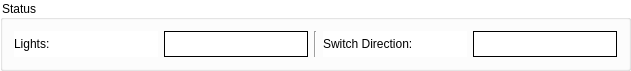
     <widget class="QGroupBox" name="groupBox_4">
      <property name="geometry">
       <rect>
        <x>10</x>
        <y>770</y>
        <width>631</width>
        <height>71</height>
       </rect>
      </property>
      <property name="styleSheet">
       <string notr="true">QGroupBox {
    background-color: white;
}
</string>
      </property>
      <property name="title">
       <string>Status</string>
      </property>
      <layout class="QGridLayout" name="gridLayout_41">
       <item row="0" column="3">
        <widget class="QLabel" name="label_148">
         <property name="styleSheet">
          <string notr="true">background-color: white;

</string>
         </property>
         <property name="text">
          <string>Switch Direction: </string>
         </property>
        </widget>
       </item>
       <item row="0" column="0">
        <widget class="QLabel" name="label_149">
         <property name="styleSheet">
          <string notr="true">background-color: white;

</string>
         </property>
         <property name="text">
          <string>Lights: </string>
         </property>
        </widget>
       </item>
       <item row="0" column="1">
        <widget class="QLabel" name="light_out">
         <property name="layoutDirection">
          <enum>Qt::LeftToRight</enum>
         </property>
         <property name="styleSheet">
          <string notr="true">background: white</string>
         </property>
         <property name="frameShape">
          <enum>QFrame::Box</enum>
         </property>
         <property name="text">
          <string/>
         </property>
         <property name="alignment">
          <set>Qt::AlignCenter</set>
         </property>
        </widget>
       </item>
       <item row="0" column="2">
        <widget class="Line" name="line_6">
         <property name="orientation">
          <enum>Qt::Vertical</enum>
         </property>
        </widget>
       </item>
       <item row="0" column="4">
        <widget class="QLabel" name="switch_out">
         <property name="styleSheet">
          <string notr="true">background: white</string>
         </property>
         <property name="frameShape">
          <enum>QFrame::Box</enum>
         </property>
         <property name="text">
          <string/>
         </property>
         <property name="alignment">
          <set>Qt::AlignCenter</set>
         </property>
        </widget>
       </item>
      </layout>
     </widget>
